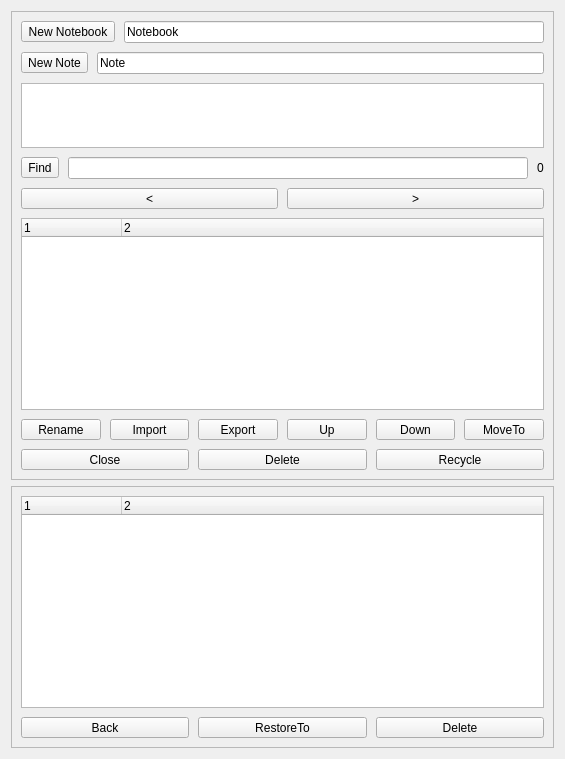
<?xml version="1.0" encoding="UTF-8"?>
<ui version="4.0">
 <class>NotesList</class>
 <widget class="QDialog" name="NotesList">
  <property name="geometry">
   <rect>
    <x>0</x>
    <y>0</y>
    <width>565</width>
    <height>759</height>
   </rect>
  </property>
  <property name="windowTitle">
   <string>Notes List</string>
  </property>
  <property name="styleSheet">
   <string notr="true">QDialog{	
	/*background-color: rgb(255, 25, 25);*/	
	/*border-image:url(:/res/b.png);	*/

	/*border-style:solid;						
	border-width:2px;						
	border-color:rgb(251, 51, 51); */		

}</string>
  </property>
  <layout class="QVBoxLayout" name="verticalLayout_3">
   <item>
    <widget class="QFrame" name="frame0">
     <property name="frameShape">
      <enum>QFrame::StyledPanel</enum>
     </property>
     <property name="frameShadow">
      <enum>QFrame::Raised</enum>
     </property>
     <layout class="QVBoxLayout" name="verticalLayout">
      <property name="spacing">
       <number>9</number>
      </property>
      <item>
       <layout class="QHBoxLayout" name="horizontalLayout_2">
        <item>
         <widget class="QToolButton" name="btnNewNoteBook">
          <property name="sizePolicy">
           <sizepolicy hsizetype="Preferred" vsizetype="Fixed">
            <horstretch>0</horstretch>
            <verstretch>0</verstretch>
           </sizepolicy>
          </property>
          <property name="toolTip">
           <string>Ctrl + B</string>
          </property>
          <property name="text">
           <string>New Notebook</string>
          </property>
          <property name="shortcut">
           <string>Ctrl+B</string>
          </property>
         </widget>
        </item>
        <item>
         <widget class="QLineEdit" name="editBook">
          <property name="text">
           <string>Notebook</string>
          </property>
          <property name="clearButtonEnabled">
           <bool>false</bool>
          </property>
         </widget>
        </item>
       </layout>
      </item>
      <item>
       <layout class="QHBoxLayout" name="horizontalLayout_3">
        <item>
         <widget class="QToolButton" name="btnNewNote">
          <property name="sizePolicy">
           <sizepolicy hsizetype="Preferred" vsizetype="Fixed">
            <horstretch>0</horstretch>
            <verstretch>0</verstretch>
           </sizepolicy>
          </property>
          <property name="toolTip">
           <string>Ctrl + N</string>
          </property>
          <property name="text">
           <string>New Note</string>
          </property>
          <property name="shortcut">
           <string>Ctrl+N</string>
          </property>
         </widget>
        </item>
        <item>
         <widget class="QLineEdit" name="editNote">
          <property name="text">
           <string>Note</string>
          </property>
          <property name="clearButtonEnabled">
           <bool>false</bool>
          </property>
         </widget>
        </item>
       </layout>
      </item>
      <item>
       <layout class="QHBoxLayout" name="horizontalLayout_4">
        <property name="spacing">
         <number>5</number>
        </property>
        <item>
         <widget class="QTextEdit" name="editName">
          <property name="minimumSize">
           <size>
            <width>0</width>
            <height>65</height>
           </size>
          </property>
          <property name="maximumSize">
           <size>
            <width>16777215</width>
            <height>65</height>
           </size>
          </property>
         </widget>
        </item>
       </layout>
      </item>
      <item>
       <layout class="QHBoxLayout" name="horizontalLayout_7">
        <item>
         <widget class="QToolButton" name="btnFind">
          <property name="toolTip">
           <string>Ctrl + F</string>
          </property>
          <property name="text">
           <string>Find</string>
          </property>
          <property name="shortcut">
           <string>Ctrl+F</string>
          </property>
         </widget>
        </item>
        <item>
         <widget class="QLineEdit" name="editFind">
          <property name="clearButtonEnabled">
           <bool>false</bool>
          </property>
         </widget>
        </item>
        <item>
         <widget class="QLabel" name="lblCount">
          <property name="text">
           <string>0</string>
          </property>
         </widget>
        </item>
       </layout>
      </item>
      <item>
       <layout class="QHBoxLayout" name="horizontalLayout_8">
        <item>
         <widget class="QToolButton" name="btnPrev">
          <property name="sizePolicy">
           <sizepolicy hsizetype="Preferred" vsizetype="Fixed">
            <horstretch>0</horstretch>
            <verstretch>0</verstretch>
           </sizepolicy>
          </property>
          <property name="text">
           <string>&lt;</string>
          </property>
          <property name="shortcut">
           <string>Shift+Return</string>
          </property>
         </widget>
        </item>
        <item>
         <widget class="QToolButton" name="btnNext">
          <property name="sizePolicy">
           <sizepolicy hsizetype="Preferred" vsizetype="Fixed">
            <horstretch>0</horstretch>
            <verstretch>0</verstretch>
           </sizepolicy>
          </property>
          <property name="text">
           <string>&gt;</string>
          </property>
          <property name="shortcut">
           <string/>
          </property>
         </widget>
        </item>
       </layout>
      </item>
      <item>
       <widget class="QTreeWidget" name="treeWidget">
        <column>
         <property name="text">
          <string notr="true">1</string>
         </property>
        </column>
        <column>
         <property name="text">
          <string>2</string>
         </property>
        </column>
       </widget>
      </item>
      <item>
       <layout class="QHBoxLayout" name="horizontalLayout_5">
        <property name="spacing">
         <number>9</number>
        </property>
        <item>
         <widget class="QToolButton" name="btnRename">
          <property name="sizePolicy">
           <sizepolicy hsizetype="Preferred" vsizetype="Fixed">
            <horstretch>0</horstretch>
            <verstretch>0</verstretch>
           </sizepolicy>
          </property>
          <property name="toolTip">
           <string>Ctrl + R</string>
          </property>
          <property name="text">
           <string>Rename</string>
          </property>
          <property name="shortcut">
           <string>Ctrl+R</string>
          </property>
         </widget>
        </item>
        <item>
         <widget class="QToolButton" name="btnImport">
          <property name="sizePolicy">
           <sizepolicy hsizetype="Preferred" vsizetype="Fixed">
            <horstretch>0</horstretch>
            <verstretch>0</verstretch>
           </sizepolicy>
          </property>
          <property name="text">
           <string>Import</string>
          </property>
         </widget>
        </item>
        <item>
         <widget class="QToolButton" name="btnExport">
          <property name="sizePolicy">
           <sizepolicy hsizetype="Preferred" vsizetype="Fixed">
            <horstretch>0</horstretch>
            <verstretch>0</verstretch>
           </sizepolicy>
          </property>
          <property name="text">
           <string>Export</string>
          </property>
         </widget>
        </item>
        <item>
         <widget class="QToolButton" name="btnUp">
          <property name="sizePolicy">
           <sizepolicy hsizetype="Preferred" vsizetype="Fixed">
            <horstretch>0</horstretch>
            <verstretch>0</verstretch>
           </sizepolicy>
          </property>
          <property name="text">
           <string>Up</string>
          </property>
          <property name="icon">
           <iconset resource="../../res.qrc">
            <normaloff>:/res/up.png</normaloff>:/res/up.png</iconset>
          </property>
          <property name="iconSize">
           <size>
            <width>28</width>
            <height>28</height>
           </size>
          </property>
         </widget>
        </item>
        <item>
         <widget class="QToolButton" name="btnDown">
          <property name="sizePolicy">
           <sizepolicy hsizetype="Preferred" vsizetype="Fixed">
            <horstretch>0</horstretch>
            <verstretch>0</verstretch>
           </sizepolicy>
          </property>
          <property name="text">
           <string>Down</string>
          </property>
          <property name="icon">
           <iconset resource="../../res.qrc">
            <normaloff>:/res/down.png</normaloff>:/res/down.png</iconset>
          </property>
          <property name="iconSize">
           <size>
            <width>28</width>
            <height>28</height>
           </size>
          </property>
         </widget>
        </item>
        <item>
         <widget class="QToolButton" name="btnMoveTo">
          <property name="sizePolicy">
           <sizepolicy hsizetype="Preferred" vsizetype="Fixed">
            <horstretch>0</horstretch>
            <verstretch>0</verstretch>
           </sizepolicy>
          </property>
          <property name="text">
           <string>MoveTo</string>
          </property>
          <property name="icon">
           <iconset resource="../../res.qrc">
            <normaloff>:/res/moveto.png</normaloff>:/res/moveto.png</iconset>
          </property>
          <property name="iconSize">
           <size>
            <width>28</width>
            <height>28</height>
           </size>
          </property>
         </widget>
        </item>
       </layout>
      </item>
      <item>
       <layout class="QHBoxLayout" name="horizontalLayout">
        <property name="spacing">
         <number>9</number>
        </property>
        <item>
         <widget class="QToolButton" name="btnClose">
          <property name="sizePolicy">
           <sizepolicy hsizetype="Preferred" vsizetype="Fixed">
            <horstretch>0</horstretch>
            <verstretch>0</verstretch>
           </sizepolicy>
          </property>
          <property name="text">
           <string>Close</string>
          </property>
          <property name="icon">
           <iconset resource="../../res.qrc">
            <normaloff>:/res/back_l.png</normaloff>:/res/back_l.png</iconset>
          </property>
          <property name="iconSize">
           <size>
            <width>28</width>
            <height>28</height>
           </size>
          </property>
          <property name="shortcut">
           <string>Esc</string>
          </property>
         </widget>
        </item>
        <item>
         <widget class="QToolButton" name="btnDel">
          <property name="sizePolicy">
           <sizepolicy hsizetype="Preferred" vsizetype="Fixed">
            <horstretch>0</horstretch>
            <verstretch>0</verstretch>
           </sizepolicy>
          </property>
          <property name="text">
           <string>Delete</string>
          </property>
          <property name="icon">
           <iconset resource="../../res.qrc">
            <normaloff>:/res/del.png</normaloff>:/res/del.png</iconset>
          </property>
          <property name="iconSize">
           <size>
            <width>28</width>
            <height>28</height>
           </size>
          </property>
         </widget>
        </item>
        <item>
         <widget class="QToolButton" name="btnRecycle">
          <property name="sizePolicy">
           <sizepolicy hsizetype="Preferred" vsizetype="Fixed">
            <horstretch>0</horstretch>
            <verstretch>0</verstretch>
           </sizepolicy>
          </property>
          <property name="text">
           <string>Recycle</string>
          </property>
          <property name="icon">
           <iconset resource="../../res.qrc">
            <normaloff>:/res/del.svg</normaloff>:/res/del.svg</iconset>
          </property>
          <property name="iconSize">
           <size>
            <width>28</width>
            <height>28</height>
           </size>
          </property>
         </widget>
        </item>
       </layout>
      </item>
     </layout>
    </widget>
   </item>
   <item>
    <widget class="QFrame" name="frame1">
     <property name="frameShape">
      <enum>QFrame::StyledPanel</enum>
     </property>
     <property name="frameShadow">
      <enum>QFrame::Raised</enum>
     </property>
     <layout class="QVBoxLayout" name="verticalLayout_2">
      <property name="spacing">
       <number>9</number>
      </property>
      <item>
       <widget class="QTreeWidget" name="treeWidgetRecycle">
        <column>
         <property name="text">
          <string>1</string>
         </property>
        </column>
        <column>
         <property name="text">
          <string>2</string>
         </property>
        </column>
       </widget>
      </item>
      <item>
       <layout class="QHBoxLayout" name="horizontalLayout_6">
        <property name="spacing">
         <number>9</number>
        </property>
        <item>
         <widget class="QToolButton" name="btnBack">
          <property name="sizePolicy">
           <sizepolicy hsizetype="Preferred" vsizetype="Fixed">
            <horstretch>0</horstretch>
            <verstretch>0</verstretch>
           </sizepolicy>
          </property>
          <property name="text">
           <string>Back</string>
          </property>
          <property name="icon">
           <iconset resource="../../res.qrc">
            <normaloff>:/res/back_l.png</normaloff>:/res/back_l.png</iconset>
          </property>
          <property name="iconSize">
           <size>
            <width>28</width>
            <height>28</height>
           </size>
          </property>
          <property name="shortcut">
           <string>Esc</string>
          </property>
         </widget>
        </item>
        <item>
         <widget class="QToolButton" name="btnRestore">
          <property name="sizePolicy">
           <sizepolicy hsizetype="Preferred" vsizetype="Fixed">
            <horstretch>0</horstretch>
            <verstretch>0</verstretch>
           </sizepolicy>
          </property>
          <property name="text">
           <string>RestoreTo</string>
          </property>
          <property name="icon">
           <iconset resource="../../res.qrc">
            <normaloff>:/res/moveto.png</normaloff>:/res/moveto.png</iconset>
          </property>
          <property name="iconSize">
           <size>
            <width>28</width>
            <height>28</height>
           </size>
          </property>
         </widget>
        </item>
        <item>
         <widget class="QToolButton" name="btnDel_Recycle">
          <property name="sizePolicy">
           <sizepolicy hsizetype="Preferred" vsizetype="Fixed">
            <horstretch>0</horstretch>
            <verstretch>0</verstretch>
           </sizepolicy>
          </property>
          <property name="text">
           <string>Delete</string>
          </property>
          <property name="icon">
           <iconset resource="../../res.qrc">
            <normaloff>:/res/del.png</normaloff>:/res/del.png</iconset>
          </property>
          <property name="iconSize">
           <size>
            <width>28</width>
            <height>28</height>
           </size>
          </property>
         </widget>
        </item>
       </layout>
      </item>
     </layout>
    </widget>
   </item>
  </layout>
 </widget>
 <resources>
  <include location="../../res.qrc"/>
 </resources>
 <connections/>
</ui>
